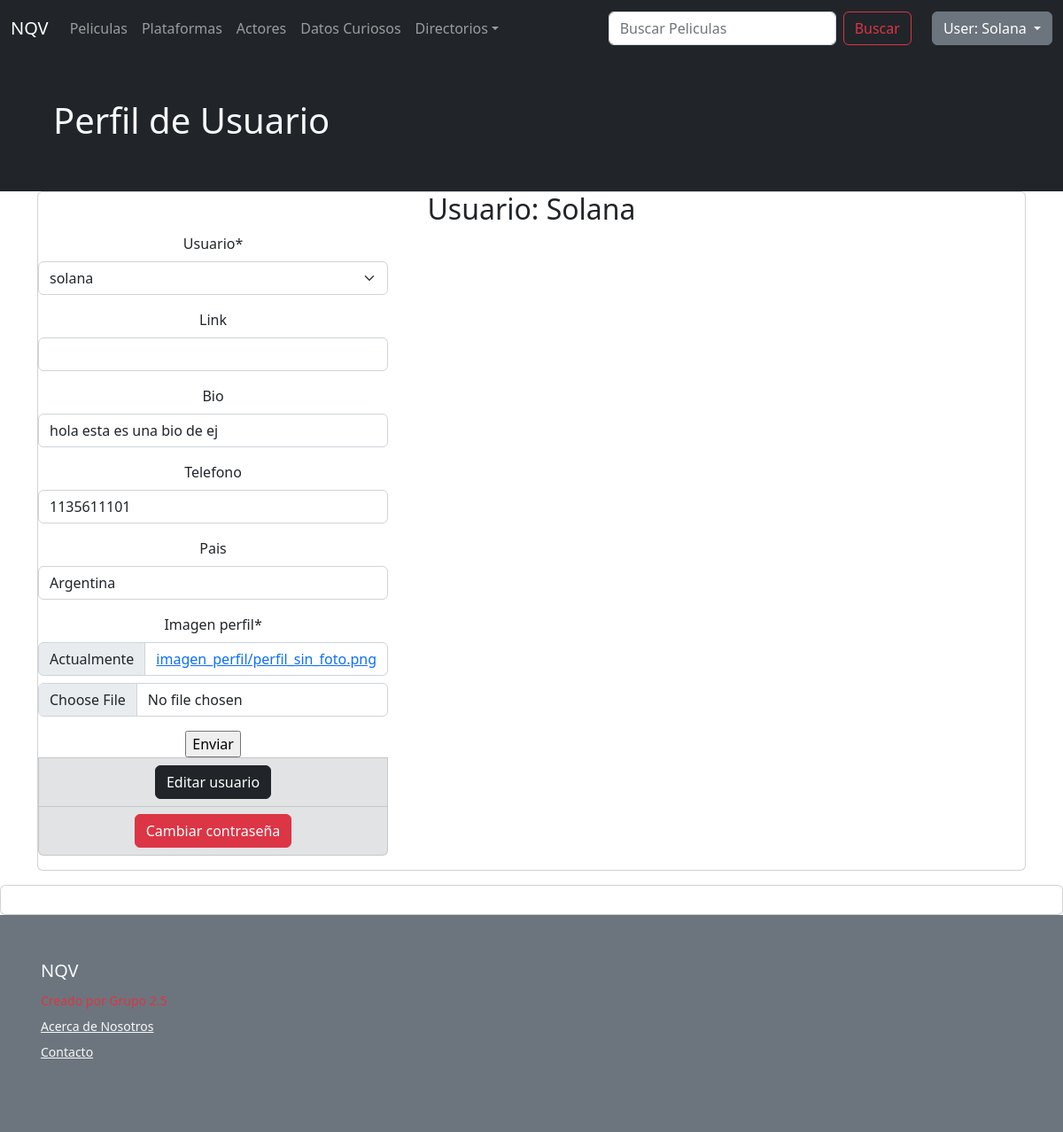
The app's page /usuarios/edit-profile/1/ (signed in) with its own data.
### usuarios/models.py (models this page shows, shortened)
class Perfil_usuario(models.Model):
    usuario = models.OneToOneField(User, on_delete=models.CASCADE, related_name= 'profile')
    link =models.URLField(blank=True, null=True)
    bio =models.CharField(max_length=200, blank=True, null=True)
    telefono= models.CharField(max_length=20, blank=True, null=True)
    pais= models.CharField(max_length=30, blank=True, null=True)
    imagen_perfil= models.ImageField(upload_to=user_directory_path, default='imagen_perfil/perfil_sin_foto.png')
    class Meta:
        verbose_name= 'usuario'
        verbose_name_plural= 'usuarios'

### usuarios/views.py (the view, shortened to what this page needs)
# urls.py: path('edit-profile/<int:pk>/', Editar_usuario.as_view(), name='edit_profile'),
class Editar_usuario(LoginRequiredMixin, UpdateView):
    model = Perfil_usuario
    template_name = 'auth/edit_profile.html'
    fields = '__all__'

### templates/auth/edit_profile.html (shortened to what this page needs)
{% extends 'padre.html' %}
{% block contenidoQueCambia %}
<section class="bg-dark text-light p-5">
    <div class="container">
                        <h1>Perfil de Usuario</h1>
            </div>
</section>
<div class="container">
    <div class="card text-center">
        <h2>Usuario: {{user.username | capfirst}}</h2>
        <div class="input-group mb-3">
                <ul class="list-group">
                    {% if form %}
                    {% load crispy_forms_tags %}
                    <form action="" method="POST">
                    {{form|crispy}}
                    <input type="submit" , value="Enviar">
                    </form>
                    {% endif %}
                    <li class="list-group-item list-group-item-secondary"><a href="/usuarios/edit-user/" class="btn btn-dark">Editar usuario</a></li>
                    <li class="list-group-item list-group-item-secondary"><a href="/usuarios/password" class="btn btn-danger">Cambiar contraseña</a></li>
                </ul>
        </div>
    </div>
</div>
<div class="card text-center">
</div>
{% endblock %}

### templates/padre.html (shortened to what this page needs)
<!DOCTYPE html>
<html lang="en">
<head>
<link href="https://cdn.jsdelivr.net/npm/bootstrap@5.2.0-beta1/dist/css/bootstrap.min.css" rel="stylesheet">
</head>
<body>
    <nav class="navbar navbar-expand-lg bg-dark navbar-dark">
        <div class="container-fluid">
            <a class="navbar-brand" href="/AppNQV/home">NQV</a>
            <div class="collapse navbar-collapse" id="navbarScroll">
                <ul class="navbar-nav me-auto my-2 my-lg-0 navbar-nav-scroll" style="--bs-scroll-height: 100px;">
                    <li class="nav-item"><a class="nav-link" href="/AppNQV/peliculas">Peliculas</a></li>
                    <li class="nav-item"><a class="nav-link" href="/AppNQV/plataformas">Plataformas</a></li>
                    <li class="nav-item"><a class="nav-link" href="/AppNQV/actores">Actores</a></li>
                    <li class="nav-item"><a class="nav-link" href="/AppNQV/datosCuriosos">Datos Curiosos</a></li>
                    <li class="nav-item dropdown"><a class="nav-link dropdown-toggle" href="#" id="navbarScrollingDropdown" role="button" data-bs-toggle="dropdown" aria-expanded="false">
                            Directorios</a>
                    </li>
                </ul>
            </div>
            <form class="d-flex" role="search" action="/AppNQV/busqueda" method="GET">
                <input class="form-control me-2" type="text" placeholder="Buscar Peliculas" name='search' aria-label="search">
                <button class="btn btn-outline-danger" type="submit">Buscar</button>
            </form>
            <li class="nav-item" style="margin-right: 10pxnone">
                <a class="nav-link" href='#'>|</a>
            </li>
            {% if request.user.is_authenticated %}
                <div class="dropdown">
                    <a class="btn btn-secondary dropdown-toggle" href="#" role="button"
                    id="dropdownMenuLink" data-bs-toggle="dropdown"
                    aria-expanded="false"  style="margin-right: 10pxnone">
                    User: {{user | capfirst}}
                    </a>
                </div>
                {% else %}
                <button type="button" class="btn btn-secondary">
                    <a class="nav-link" href="/usuarios/login">Login</a>
                </button>
                {% endif %}
        </div>
    </nav>
{% block contenidoQueCambia %}{% endblock %}
</body>
<div class="bg-secondary">
    <div class="container py-4 py-md-5 px-4 px-md-3 bg-secondary">
        <div class="row">
            <div class="col-lg-3 mb-3">
                <a class="d-inline-flex align-items-center mb-2 link-light text-decoration-none" href="/"
                aria-label="NQV">
                <span class="fs-5">NQV</span>
                </a>
            <ul class="list-unstyled small text-muted">
                <li class="mb-2 link-danger">Creado por Grupo 2.5 </li>
                <li class="mb-2 link-light"><a class= 'link-light' href="/acerca-de" target="_blank"
                    rel="noopener" >Acerca de Nosotros</a></li>
                <li class="mb-2"><a class= 'link-light'  href="/contacto" target="_blank"
                        rel="noopener">Contacto</a></li>
            </ul>
            </div>
        </div>
    </div>
</div>
</html>

### records on screen
Perfil_usuario: usuario "solana", bio "hola esta es una bio de ej", telefono "1135611101", pais "Argentina"

### other values on screen
{{ user | capfirst }} "Solana"
{{ user.username | capfirst }} "Solana"
